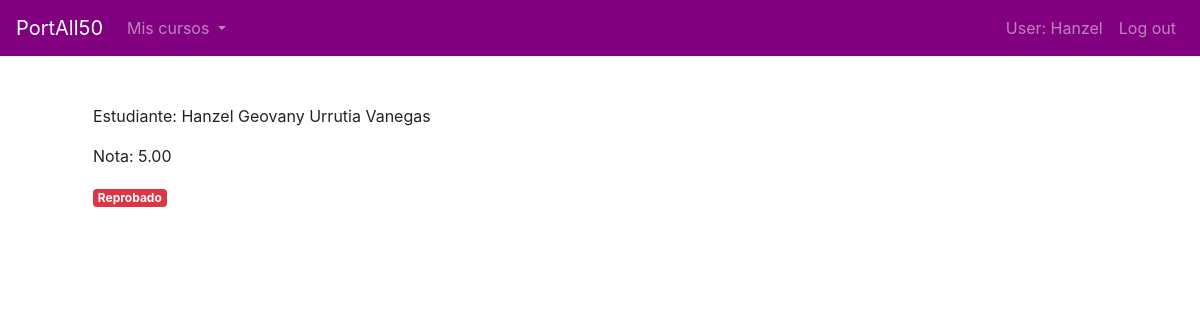
The page /notasCurso/19 (signed in) on the database as committed earlier.
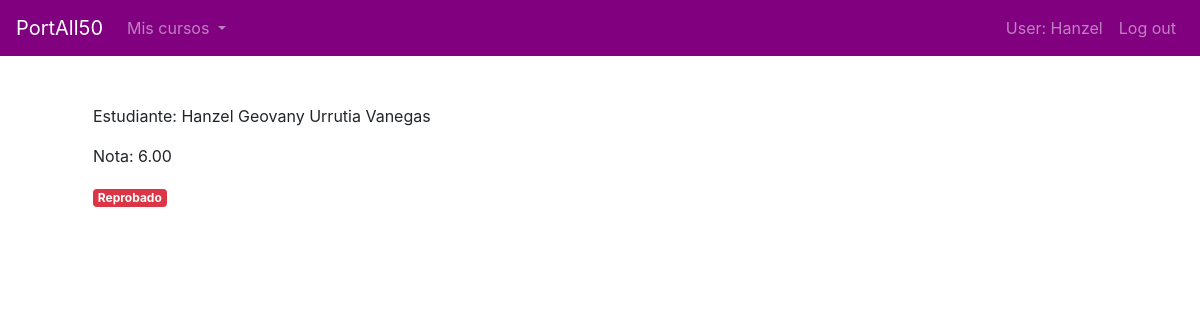
The same page on the database as committed later.
### PortAll50/models.py (models this page shows, shortened)
class Nota(models.Model):
    nota = models.DecimalField(decimal_places=2, max_digits=5, default=0)
    curso = models.ForeignKey(Curso, on_delete=CASCADE, related_name="nota_curso")
    estudiante = models.ForeignKey(User, on_delete=CASCADE, related_name="nota_estudiante")
    class Meta:
        verbose_name_plural = "Nota"

### PortAll50/views.py (the view)
# urls.py: path("notasCurso/<int:id_curso>", views.notasCurso, name="notasCurso"),
def notasCurso(request, id_curso):
    curso = Curso.objects.get(id=id_curso)
    notas = Nota.objects.filter(curso=curso)
    estudiantes = curso.cuentas.all()
    yo = request.user
    try:
        mi_nota = Nota.objects.get(estudiante=yo, curso=curso)
    except:
        mi_nota = None
    context = {
        "notas": notas,
        "estudiantes": estudiantes,
        "curso": curso,
        "mi_nota": mi_nota,
        "yo": yo
    }
    return render(request, "PortAll50/notasCurso.html", context)

### PortAll50/templates/portall50/notasCurso.html (shortened to what this page needs)
{% extends 'base.html' %}
{% load bootstrap4 %}
{% load static %}
{% block main %}
    <div class="container">
        <div class="row">
            <div class="col-lg-8">
                {% if user.info_cuenta.tipo == "1" %}
                    {% if mi_nota %}
                        {% for nota in notas %}
                            {% if nota.estudiante == yo %}
                                <p>Estudiante: {{nota.estudiante.first_name}} {{nota.estudiante.last_name}}</p>
                                <p>Nota: {{nota.nota}}</p>
                                {% if curso.estado_curso == "2" %}
                                    {% if nota.nota >= curso.cantidad_minima %}
                                        <span class="badge badge-success">Aprobado</span>
                                    {% else %}
                                        <span class="badge badge-danger">Reprobado</span>
                                    {% endif %}
                                {% endif %}
                            {% endif %}
                        {% endfor %}
                    {% endif %}
                {% endif %}
            </div>
        </div>
    </div>
{% endblock %}

Rows that differ between the two databases and show on the page:
changed Nota "Hanzel Geovany": nota "5.00" → "6.00"
